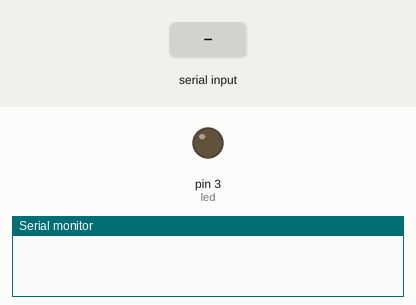
Bench run of a sketch on a simulated Arduino Uno, built with avr-gcc and run on an emulated ATmega328P. Shown: output pins drawn as LEDs (lit = HIGH), the last lines printed to the serial monitor. The inputs (shaded band) are chosen by the test bench.

Above: at 1.2 s.
1.3 s: "1" received over Serial
At 2.0 s:
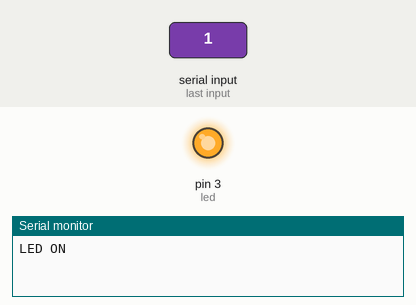
2.8 s: "0" received over Serial
At 3.2 s:
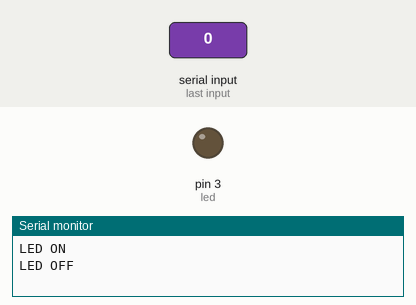
Timing chart, 0 to 5.8 s (numbered marks = the images above; inputs shaded):
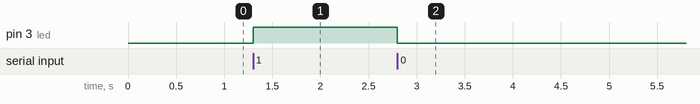

Measured:
- after the input at 1.3 s, pin 3 (led): LOW → HIGH at once
- after the input at 2.8 s, pin 3 (led): HIGH → LOW at once

The sketch:

Bluetooth.ino
```cpp
#include <SoftwareSerial.h>
#define led 3

int state = 0; //can use a boolean variable here too

void setup() {
  // put your setup code here, to run once:
  Serial.begin(9600);
  pinMode(led, OUTPUT);
  digitalWrite(led, LOW); // turn it off to be safe

}

void loop() {
  // put your main code here, to run repeatedly:

  if (Serial.available() > 0) { //if there is something to be received by the board. Good practice
    state = Serial.read();      //49 still but int 49 == char 0
  }

  if(state == '0') {
    digitalWrite(led, LOW);
    Serial.println("LED OFF");
    state = 0;
  }

  else if (state == '1') {
    digitalWrite(led,HIGH);
    Serial.println("LED ON");
    state = 0;
  }
}
```
